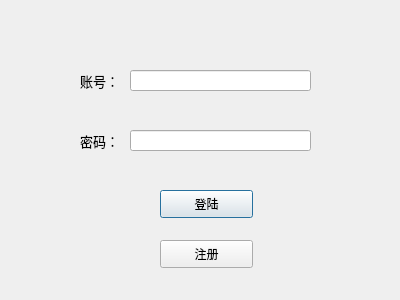
<?xml version="1.0" encoding="UTF-8"?>
<ui version="4.0">
 <class>Dialog</class>
 <widget class="QDialog" name="Dialog">
  <property name="geometry">
   <rect>
    <x>0</x>
    <y>0</y>
    <width>400</width>
    <height>300</height>
   </rect>
  </property>
  <property name="windowTitle">
   <string>Dialog</string>
  </property>
  <widget class="QLabel" name="label">
   <property name="geometry">
    <rect>
     <x>80</x>
     <y>70</y>
     <width>51</width>
     <height>21</height>
    </rect>
   </property>
   <property name="font">
    <font>
     <family>Adobe Arabic</family>
     <pointsize>10</pointsize>
    </font>
   </property>
   <property name="text">
    <string>账号：</string>
   </property>
  </widget>
  <widget class="QLineEdit" name="lineEdit">
   <property name="geometry">
    <rect>
     <x>130</x>
     <y>70</y>
     <width>181</width>
     <height>21</height>
    </rect>
   </property>
  </widget>
  <widget class="QLabel" name="label_3">
   <property name="geometry">
    <rect>
     <x>80</x>
     <y>130</y>
     <width>51</width>
     <height>21</height>
    </rect>
   </property>
   <property name="font">
    <font>
     <family>Adobe Arabic</family>
     <pointsize>10</pointsize>
    </font>
   </property>
   <property name="text">
    <string>密码：</string>
   </property>
  </widget>
  <widget class="QLineEdit" name="lineEdit_3">
   <property name="geometry">
    <rect>
     <x>130</x>
     <y>130</y>
     <width>181</width>
     <height>21</height>
    </rect>
   </property>
  </widget>
  <widget class="QPushButton" name="pushButton">
   <property name="geometry">
    <rect>
     <x>160</x>
     <y>190</y>
     <width>93</width>
     <height>28</height>
    </rect>
   </property>
   <property name="text">
    <string>登陆</string>
   </property>
  </widget>
  <widget class="QPushButton" name="pushButton_3">
   <property name="geometry">
    <rect>
     <x>160</x>
     <y>240</y>
     <width>93</width>
     <height>28</height>
    </rect>
   </property>
   <property name="text">
    <string>注册</string>
   </property>
  </widget>
 </widget>
 <resources/>
 <connections/>
</ui>
